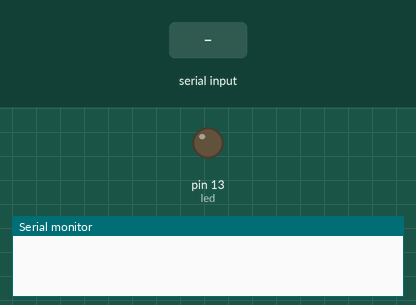
Simulated run of this sketch. Board: Arduino Uno, built with avr-gcc and run on an emulated ATmega328P. On the bench: output pins drawn as LEDs (lit = HIGH), the last lines printed to the serial monitor. Inputs (shaded band) come from the test bench.

Above: at 1.2 s.
1.3 s: "1" received over the second serial link
At 2.1 s:
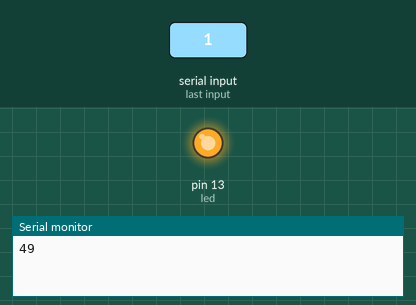
Timing chart, 0 to 4.3 s (numbered marks = the images above; inputs shaded):
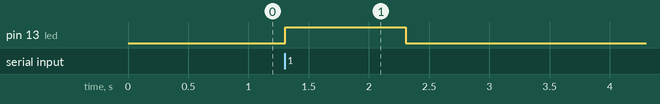

Measured:
- after the input at 1.3 s, pin 13 (led): LOW → HIGH at once, → LOW 1.0 s later

The sketch:

test_xbee.ino
```cpp
//Arduino UNO XBee Test Code
#include <SoftwareSerial.h>

#define rxPin 3
#define txPin 2
int led = 13;
int temp = 0;
SoftwareSerial xbee =  SoftwareSerial(rxPin, txPin);

void setup() {
  Serial.begin(9600);
  pinMode(led, OUTPUT);
  pinMode(rxPin, INPUT);
  pinMode(txPin, OUTPUT);
  xbee.begin(9600);
}

void loop() {
  if (xbee.available() > 0) {
    temp = xbee.read();
    Serial.print(temp);
    xbee.println("Test");
    digitalWrite(led, HIGH);
    delay(1000);
    digitalWrite(led, LOW);
    delay(1000);
  }
}
```
